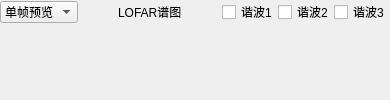
      <widget class="QWidget" name="widget_2" native="true">
       <layout class="QVBoxLayout" name="verticalLayout_2" stretch="1,50">
        <property name="spacing">
         <number>0</number>
        </property>
        <property name="leftMargin">
         <number>0</number>
        </property>
        <property name="topMargin">
         <number>0</number>
        </property>
        <property name="rightMargin">
         <number>0</number>
        </property>
        <property name="bottomMargin">
         <number>0</number>
        </property>
        <item>
         <layout class="QHBoxLayout" name="horizontalLayout_2">
          <property name="spacing">
           <number>0</number>
          </property>
          <item>
           <widget class="QComboBox" name="comboBox_3">
            <property name="focusPolicy">
             <enum>Qt::NoFocus</enum>
            </property>
            <item>
             <property name="text">
              <string>单帧预览</string>
             </property>
            </item>
            <item>
             <property name="text">
              <string>整体预览</string>
             </property>
            </item>
           </widget>
          </item>
          <item>
           <spacer name="horizontalSpacer_3">
            <property name="orientation">
             <enum>Qt::Horizontal</enum>
            </property>
            <property name="sizeHint" stdset="0">
             <size>
              <width>40</width>
              <height>20</height>
             </size>
            </property>
           </spacer>
          </item>
          <item>
           <widget class="QLabel" name="label_3">
            <property name="text">
             <string>LOFAR谱图</string>
            </property>
           </widget>
          </item>
          <item>
           <spacer name="horizontalSpacer_4">
            <property name="orientation">
             <enum>Qt::Horizontal</enum>
            </property>
            <property name="sizeHint" stdset="0">
             <size>
              <width>40</width>
              <height>20</height>
             </size>
            </property>
           </spacer>
          </item>
          <item>
           <widget class="QCheckBox" name="checkBox">
            <property name="text">
             <string>谐波1</string>
            </property>
           </widget>
          </item>
          <item>
           <widget class="QCheckBox" name="checkBox_2">
            <property name="text">
             <string>谐波2</string>
            </property>
           </widget>
          </item>
          <item>
           <widget class="QCheckBox" name="checkBox_3">
            <property name="text">
             <string>谐波3</string>
            </property>
           </widget>
          </item>
         </layout>
        </item>
        <item>
         <widget class="QWidget" name="widget_3" native="true"/>
        </item>
       </layout>
      </widget>
